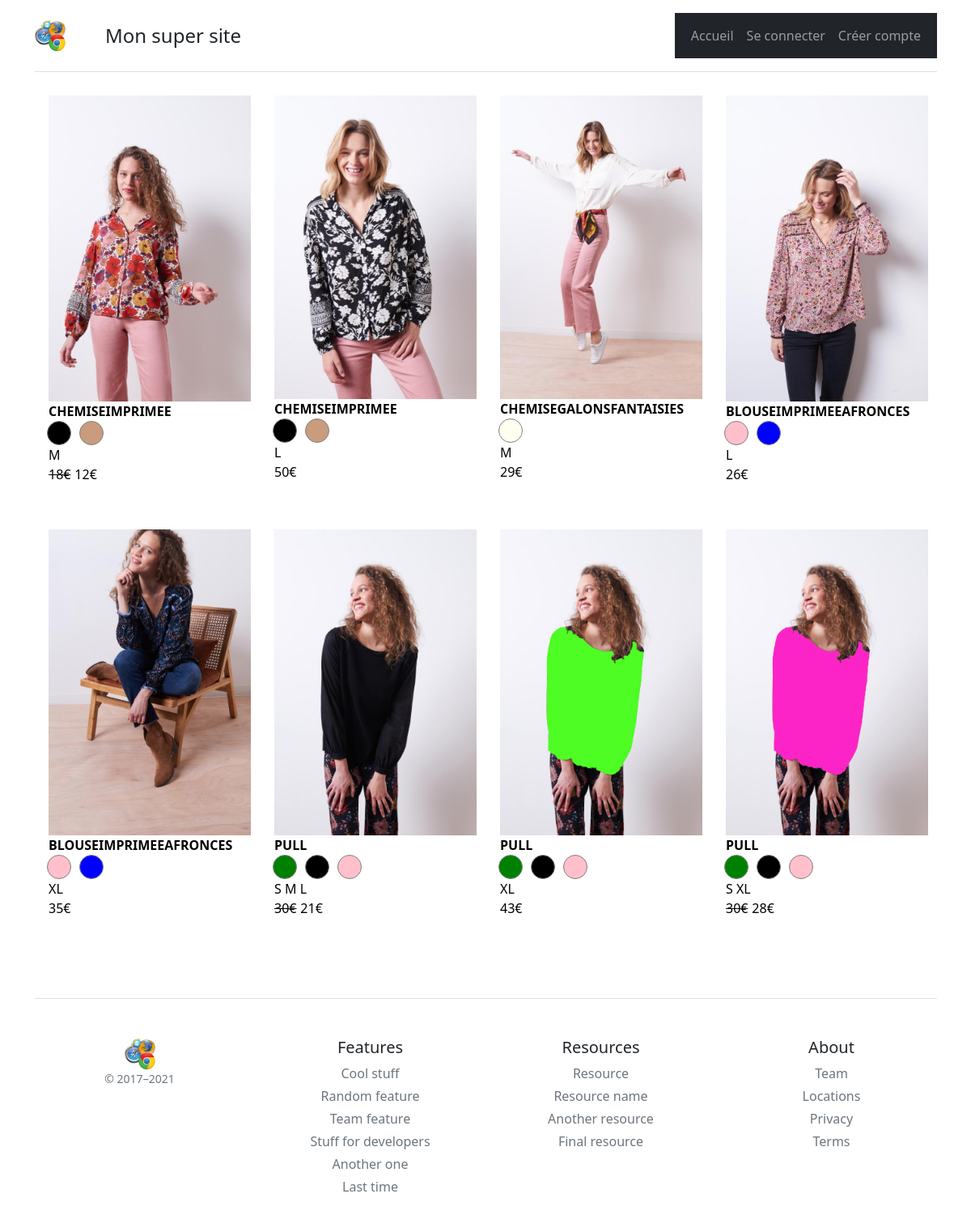
The page / on the database its author committed.
### tables this page shows
CREATE TABLE IF NOT EXISTS `article` (
  `id` int(11) NOT NULL AUTO_INCREMENT,
  `nom` varchar(100) NOT NULL,
  `image` varchar(100) DEFAULT NULL,
  `prix` int(11) NOT NULL,
  `promotion` int(11) DEFAULT NULL,
  `stock` int(11) NOT NULL,
  `id_categorie` int(11) DEFAULT NULL,
  `id_couleur` int(11) DEFAULT NULL,
  `id_taille` int(11) NOT NULL,
  PRIMARY KEY (`id`)
);

CREATE TABLE IF NOT EXISTS `couleur` (
  `id` int(11) NOT NULL AUTO_INCREMENT,
  `nom` varchar(100) NOT NULL,
  `hex` varchar(100) NOT NULL,
  PRIMARY KEY (`id`)
);

CREATE TABLE IF NOT EXISTS `taille` (
  `id` int(11) NOT NULL AUTO_INCREMENT,
  `nom` varchar(100) NOT NULL,
  PRIMARY KEY (`id`)
);

### controllers/MainController.controller.php (called while the page is built, shortened)
<?php
abstract class MainController{
    protected function genererPage($data){
        extract($data);
        require_once($view);
        $page_content = ob_get_clean();
        require_once($template);
    }
}

### controllers/Visiteur/Visiteur.controller.php (called while the page is built, shortened)
<?php
require_once("./controllers/MainController.controller.php");
require_once("./controllers/Securite.class.php");
class VisiteurController extends MainController{
    public function __construct(){
        $this->boutiqueManager = new boutiqueManager();
    }
    public function accueil()
    {
        $article = $this->boutiqueManager->getAticles();
        foreach ($article as $Article) {
            $taille = $this->boutiqueManager->showAticlesByTaille($Article['nom'], $Article['couleurID']);
            $tailleArray[] = $taille;
            $couleur = $this->boutiqueManager->showAticlesByCouleur($Article['nom']);
            $couleurArray[] = $couleur;
        }
        $data_page = [
            "page_description" => "Page de boutique",
            "page_title" => "Page de boutique",
            "article" => $article,
            "taille" => $tailleArray,
            "couleur" => $couleurArray,
            "view" => "views/Visiteur/accueil.view.php",
            "template" => "views/common/template.php"
        ];
        $this->genererPage($data_page);
    }
}

### models/Model.class.php (called while the page is built, shortened)
<?php
abstract class Model{
    private static $pdo;
    private static function setBdd(){
        self::$pdo = new PDO("mysql:host=localhost;dbname=flo&lestortues;charset=utf8", "root", "");
        self::$pdo->setAttribute(PDO::ATTR_ERRMODE, PDO::ERRMODE_EXCEPTION);
    }
    protected function getBdd(){
        return self::$pdo;
    }
}

### models/Utilisateur/Boutique.model.php (called while the page is built, shortened)
<?php
class BoutiqueManager extends MainManager
{
    public function getAticles()
    {
        $req = "SELECT article.id as id,
        article.nom as nom,
        article.image as image,
        article.prix as prix,
        article.promotion as promotion,
        taille.nom as taille,
        taille.id as tailleID,
        couleur.nom as couleur,
        couleur.id as couleurID
        FROM article
        INNER JOIN taille ON article.id_taille = taille.id
        INNER JOIN couleur ON article.id_couleur = couleur.id
        GROUP BY image
        ORDER BY id ;
        ";
        $stmt = $this->getBdd()->prepare($req);
        $stmt->execute();
        $datas = $stmt->fetchAll(PDO::FETCH_ASSOC);
        return $datas;
    }
    public function showAticlesByTaille($articleNOM, $couleurID)
    {
        $req = "SELECT article.id as id, article.nom as nom, taille.nom as taille, couleur.id as couleurID
        FROM article
        LEFT JOIN couleur ON article.id_couleur = couleur.id
        LEFT JOIN taille ON article.id_taille = taille.id
        WHERE article.nom= :nom AND couleur.id= :couleur
        GROUP BY taille
        ORDER BY taille.id ASC;
        ";
        $stmt = $this->getBdd()->prepare($req);
        $stmt->bindValue(":nom", $articleNOM, PDO::PARAM_STR);
        $stmt->bindValue(":couleur", $couleurID, PDO::PARAM_INT);
        $stmt->execute();
        $datas = $stmt->fetchAll(PDO::FETCH_ASSOC);
        return $datas;
    }
    public function showAticlesByCouleur($articleNOM)
    {
        $req = "SELECT article.id as id, article.nom as nom, couleur.id as couleurID, couleur.hex as hexadecimal
        FROM article
        LEFT JOIN couleur ON article.id_couleur = couleur.id
        LEFT JOIN taille ON article.id_taille = taille.id
        WHERE article.nom= :nom
        GROUP BY couleurID
        ORDER BY couleur.id ASC;";
        $stmt = $this->getBdd()->prepare($req);
        $stmt->bindValue(":nom", $articleNOM, PDO::PARAM_STR);
        $stmt->execute();
        $datas = $stmt->fetchAll(PDO::FETCH_ASSOC);
        return $datas;
    }
}

### controllers/Securite.class.php (called while the page is built, shortened)
<?php
class Securite{
    public static function estConnecte(){
        return (!empty($_SESSION['profil']));
    }
}

### views/Visiteur/accueil.view.php (the view, shortened to what this page needs)
<div class="container">
    <div class="row">
        <?php
        $m = 0;
        foreach ($article as $Article) { ?>
            <div class="col-xl-3 col-sm-6 col-s-8 text-center" id="col">
                <form method="POST" action="login" class="mt-1" id="form">
                    <button id="article">
                        <div id="text">
                            <img src="<?= URL; ?>public/Assets/images/article/<?= $Article['image'] ?>" alt="<?= $Article['image'] ?>">
                        </div>
                        <div id="nom">
                            <?= $Article['nom']; ?>
                        </div>
                        <div class="row">
                            <?php for ($j = 0; $j < count($couleur[$m]); $j++) { ?>
                                <div id="couleur" style=" background-color: #<?= $couleur[$m][$j]['hexadecimal'] ?>; "> &nbsp; </div>
                            <?php } ?>
                        </div>
                        <div id="taille">
                            <?php for ($j = 0; $j < count($taille[$m]); $j++) {
                                echo $taille[$m][$j]['taille'] . " ";
                            }
                            $m++; ?>
                        </div>
                        <div id="prix">
                            <div class="row">
                                <?php if ((int)$Article['promotion'] != 0 &&  (int)$Article['promotion'] < (int)$Article['prix'] && (int)$Article['prix'] > 0) { ?>
                                    <div class="col-1 line" id="ancienPrix"><?= (int)$Article['prix']; ?>€ </div>
                                    <div class="col-1"><?= "&nbsp;&nbsp;" . (int)$Article['promotion']; ?>€ </div>
                                <?php } else { ?>
                                    <div class="col-1"><?= (int)$Article['prix']; ?>€ </div>
                                <?php } ?>
                            </div>
                        </div>
                    </button>
                </form>
            </div>
        <?php }   ?>
    </div>
</div>

### index.php (shortened to what this page needs)
<?php
require_once("./controllers/Securite.class.php");
require_once("./controllers/Visiteur/Visiteur.controller.php");
$visiteurController = new VisiteurController();
try {
    if (empty($_GET['page'])) {
        $page = "accueil";
    } else {
        $url = explode("/", filter_var($_GET['page'], FILTER_SANITIZE_URL));
        $page = $url[0];
    }
    switch ($page) {
        case "accueil":
            $visiteurController->accueil();
            break;
    }
} catch (Exception $e) {
    $visiteurController->pageErreur($e->getMessage());
}

### views/common/template.php (shortened to what this page needs)
<!DOCTYPE html>
<html lang="en">
<head>
    <link href="https://cdn.jsdelivr.net/npm/bootstrap@5.0.0-beta3/dist/css/bootstrap.min.css" rel="stylesheet">
    <link href="<?= URL ?>public/CSS/main.css" rel="stylesheet" />
</head>
<body>
    <?php require_once("views/common/header.php"); ?>
    <div class="container">
        <?= $page_content; ?>
    </div>
    <?php require_once("views/common/footer.php"); ?>
</body>
</html>

### views/common/header.php
<div class="container">
  <header class="d-flex flex-wrap justify-content-center py-3 mb-4 border-bottom">
    <a href="/" class="d-flex align-items-center mb-3 mb-md-0 me-md-auto text-dark text-decoration-none">
      <img src="<?= URL; ?>public/Assets/images/logo.png" width="40" alt="logo du site" />
      <span class="ms-5 fs-4">Mon super site</span>
    </a>
    <?php require_once("views/common/menu.php"); ?>
  </header>
</div>

### views/common/menu.php (shortened to what this page needs)
<nav class="navbar navbar-expand-lg navbar-dark bg-dark">
  <div class="container-fluid">
    <div class="collapse navbar-collapse" id="navbarSupportedContent">
      <ul class="navbar-nav me-auto mb-2 mb-lg-0">
        <?php if (!Securite::estConnecte()) : ?>
          <li class="nav-item">
            <a class="nav-link" aria-current="page" href="<?= URL; ?>accueil">Accueil</a>
          </li>
          <li class="nav-item">
            <a class="nav-link" aria-current="page" href="<?= URL; ?>login">Se connecter</a>
          </li>
          <li class="nav-item">
            <a class="nav-link" aria-current="page" href="<?= URL; ?>creerCompte">Créer compte</a>
          </li>
        <?php endif; ?>
      </ul>
    </div>
  </div>
</nav>

### views/common/footer.php
<div class="container text-center">
    <footer class="pt-4 my-md-5 pt-md-5 border-top text-center">
        <div class="row">
        <div class="col-12 col-md">
        <img src="<?= URL; ?>public/Assets/images/logo.png" width="40" alt="logo du site" />
            <small class="d-block mb-3 text-muted">&copy; 2017–2021</small>
        </div>
        <div class="col-6 col-md">
            <h5>Features</h5>
            <ul class="list-unstyled text-small">
            <li class="mb-1"><a class="link-secondary text-decoration-none" href="#">Cool stuff</a></li>
            <li class="mb-1"><a class="link-secondary text-decoration-none" href="#">Random feature</a></li>
            <li class="mb-1"><a class="link-secondary text-decoration-none" href="#">Team feature</a></li>
            <li class="mb-1"><a class="link-secondary text-decoration-none" href="#">Stuff for developers</a></li>
            <li class="mb-1"><a class="link-secondary text-decoration-none" href="#">Another one</a></li>
            <li class="mb-1"><a class="link-secondary text-decoration-none" href="#">Last time</a></li>
            </ul>
        </div>
        <div class="col-6 col-md">
            <h5>Resources</h5>
            <ul class="list-unstyled text-small">
            <li class="mb-1"><a class="link-secondary text-decoration-none" href="#">Resource</a></li>
            <li class="mb-1"><a class="link-secondary text-decoration-none" href="#">Resource name</a></li>
            <li class="mb-1"><a class="link-secondary text-decoration-none" href="#">Another resource</a></li>
            <li class="mb-1"><a class="link-secondary text-decoration-none" href="#">Final resource</a></li>
            </ul>
        </div>
        <div class="col-6 col-md">
            <h5>About</h5>
            <ul class="list-unstyled text-small">
            <li class="mb-1"><a class="link-secondary text-decoration-none" href="#">Team</a></li>
            <li class="mb-1"><a class="link-secondary text-decoration-none" href="#">Locations</a></li>
            <li class="mb-1"><a class="link-secondary text-decoration-none" href="#">Privacy</a></li>
            <li class="mb-1"><a class="link-secondary text-decoration-none" href="#">Terms</a></li>
            </ul>
        </div>
        </div>
    </footer>
</div>

### views/Visiteur/accueil.view.php (style rules this page uses)
#col { margin-bottom: 50px; }
#couleur { margin-left: 10px; width: 30px; height: 30px; border-radius: 20px; border: solid thin grey; }
#nom { text-transform: uppercase; font-weight: bold; }
#ancienPrix { text-decoration: line-through; }
#article { text-align: left; text-decoration: none; border: none; background-color: white; }
@media screen and (min-width: 768px) { #article img { width: 250px; } }

### rows shown on the page
article: image (picture), nom "CHEMISEIMPRIMEE", id_taille.nom "M", prix "18", promotion "12"
article: image (picture), nom "CHEMISEIMPRIMEE", id_taille.nom "L", prix "50"
article: image (picture), nom "CHEMISEGALONSFANTAISIES", id_taille.nom "M", prix "29"
article: image (picture), nom "BLOUSEIMPRIMEEAFRONCES", id_taille.nom "L", prix "26"
article: image (picture), nom "BLOUSEIMPRIMEEAFRONCES", id_taille.nom "XL", prix "35"
article: image (picture), nom "PULL", id_taille.nom "S", prix "30", promotion "21"
article: id_taille.nom "M"
article: id_taille.nom "L"
article: image (picture), nom "PULL", id_taille.nom "XL", prix "43"
article: image (picture), nom "PULL", id_taille.nom "S", prix "30", promotion "28"
article: id_taille.nom "XL"
